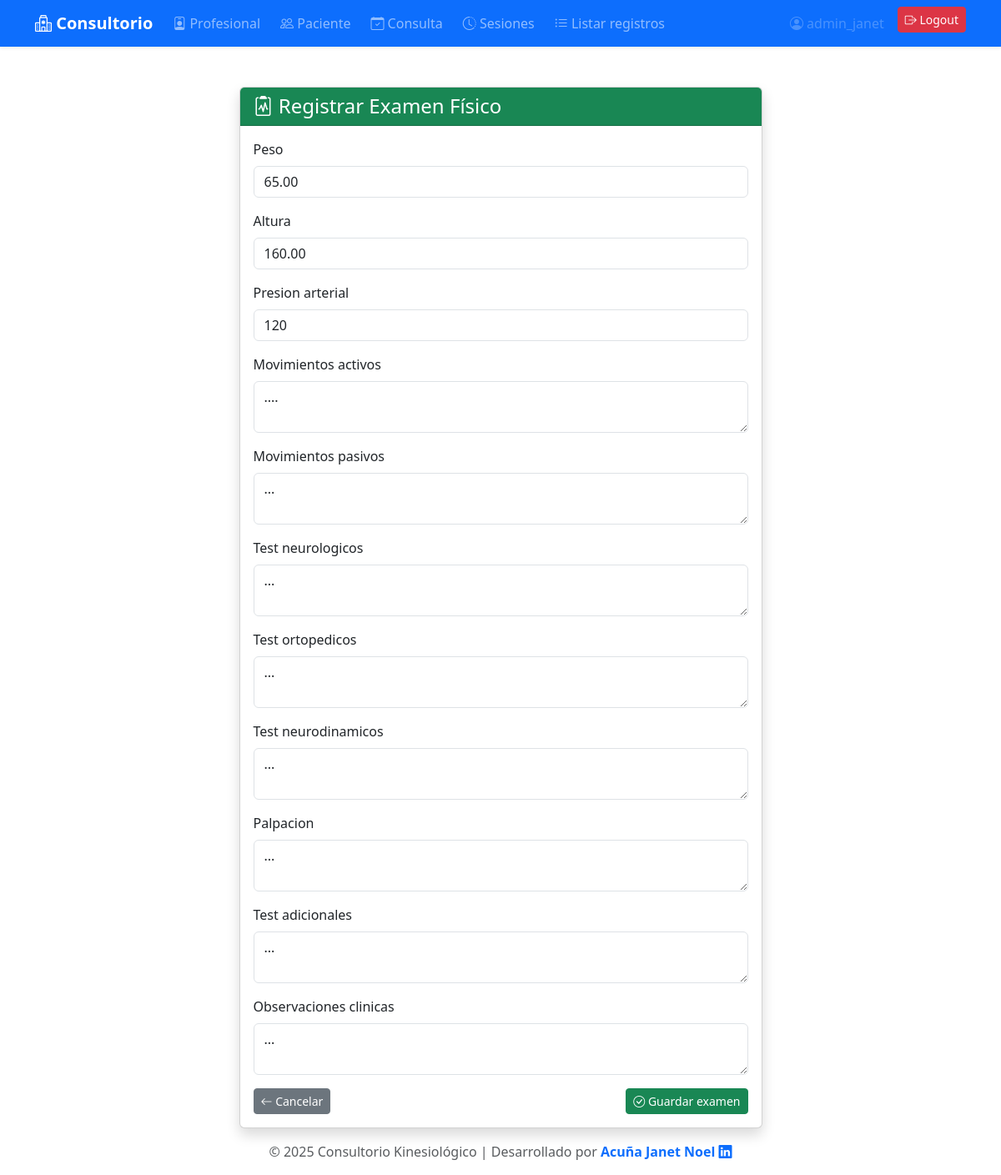
The app's page /examen/1/editar/ (signed in) with its own data.
### kinesiologia/models.py (models this page shows, shortened)
class ExamenFisico(models.Model):
    consulta = models.OneToOneField(Consulta, on_delete=models.CASCADE, related_name='examen_fisico')
    peso = models.DecimalField(max_digits=5, decimal_places=2)
    altura = models.DecimalField(max_digits=5, decimal_places=2)
    presion_arterial = models.CharField(max_length=20)
    movimientos_activos = models.TextField()
    movimientos_pasivos = models.TextField()
    test_neurologicos = models.TextField()
    test_ortopedicos = models.TextField()
    test_neurodinamicos = models.TextField()
    palpacion = models.TextField()
    test_adicionales = models.TextField()
    observaciones_clinicas = models.TextField()

### kinesiologia/views.py (the view, shortened to what this page needs)
# urls.py: path('examen/<int:pk>/editar/', views.EditarExamenFisicoView.as_view(), name='editar_examen_fisico'),
class EditarExamenFisicoView(SuperuserRequiredMixin, UpdateView):
    model = ExamenFisico
    form_class = ExamenFisicoForm
    template_name = 'examen_fisico_form.html'

### kinesiologia/forms.py
class ExamenFisicoForm(forms.ModelForm):
    class Meta:
        model = ExamenFisico
        exclude = ['consulta']
        widgets = {
            'peso': forms.NumberInput(attrs={'class': 'form-control', 'step': '0.01'}),
            'altura': forms.NumberInput(attrs={'class': 'form-control', 'step': '0.01'}),
            'presion_arterial': forms.TextInput(attrs={'class': 'form-control'}),
            'movimientos_activos': forms.Textarea(attrs={'class': 'form-control', 'rows': 2}),
            'movimientos_pasivos': forms.Textarea(attrs={'class': 'form-control', 'rows': 2}),
            'test_neurologicos': forms.Textarea(attrs={'class': 'form-control', 'rows': 2}),
            'test_ortopedicos': forms.Textarea(attrs={'class': 'form-control', 'rows': 2}),
            'test_neurodinamicos': forms.Textarea(attrs={'class': 'form-control', 'rows': 2}),
            'palpacion': forms.Textarea(attrs={'class': 'form-control', 'rows': 2}),
            'test_adicionales': forms.Textarea(attrs={'class': 'form-control', 'rows': 2}),
            'observaciones_clinicas': forms.Textarea(attrs={'class': 'form-control', 'rows': 2}),
        }

### kinesiologia/superuser_access.py (called while the page is built)
    def test_func(self):
        return self.request.user.is_authenticated and self.request.user.is_superuser

### kinesiologia/templates/examen_fisico_form.html (shortened to what this page needs)
{% extends 'base.html' %}
{% block content %}
<div class="container">
  <div class="row justify-content-center">
    <div class="col-md-8 col-lg-7">
      <div class="card shadow mt-4">
        <div class="card-header bg-success text-white">
          <h4 class="mb-0"><i class="bi bi-clipboard2-pulse"></i> Registrar Examen Físico</h4>
        </div>
        <div class="card-body">
          <form method="post">{% csrf_token %}
            {% for field in form.visible_fields %}
              <div class="mb-3">
                <label for="id_{{ field.name }}" class="form-label">{{ field.label }}</label>
                {{ field }}
              </div>
            {% endfor %}
            <div class="d-flex justify-content-between">
              <a href="javascript:history.back()" class="btn btn-secondary btn-sm"><i class="bi bi-arrow-left"></i> Cancelar</a>
              <button type="submit" class="btn btn-success btn-sm"><i class="bi bi-check-circle"></i> Guardar examen</button>
            </div>
          </form>
        </div>
      </div>
    </div>
  </div>
</div>
{% endblock %}

### kinesiologia/templates/base.html (shortened to what this page needs)
<!DOCTYPE html>
<html lang="es">
<head>
    <link href="https://cdn.jsdelivr.net/npm/bootstrap@5.3.0/dist/css/bootstrap.min.css" rel="stylesheet">
    <link href="https://cdn.jsdelivr.net/npm/bootstrap-icons@1.10.5/font/bootstrap-icons.css" rel="stylesheet">
</head>
<body>
<nav class="navbar navbar-expand-lg navbar-dark bg-primary shadow-sm">
  <div class="container">
    <a class="navbar-brand fw-bold" href="{% url 'home' %}"><i class="bi bi-hospital"></i> Consultorio</a>
    <div class="collapse navbar-collapse" id="navbarNav">
      <ul class="navbar-nav me-auto mb-2 mb-lg-0 gap-2">
        {% if user.is_authenticated %}
          <li class="nav-item"><a class="nav-link" href="{% url 'lista_profesionales' %}"><i class="bi bi-person-badge"></i> Profesional</a></li>
          <li class="nav-item"><a class="nav-link" href="{% url 'lista_pacientes' %}"><i class="bi bi-people"></i> Paciente</a></li>
          <li class="nav-item"><a class="nav-link" href="{% url 'lista_consultas' %}"><i class="bi bi-calendar-check"></i> Consulta</a></li>
          <li class="nav-item"><a class="nav-link" href="{% url 'sesion_list' %}"><i class="bi bi-clock-history"></i> Sesiones</a></li>
          <li class="nav-item"><a class="nav-link" href="{% url 'listar_registros' %}"><i class="bi bi-list-ul"></i> Listar registros</a></li>
        {% endif %}
      </ul>
      <ul class="navbar-nav gap-2">
        {% if user.is_authenticated %}
          <li class="nav-item"><span class="nav-link disabled"><i class="bi bi-person-circle"></i> {{ user.username }}</span></li>
          <li class="nav-item">
            <form method="post" action="{% url 'logout' %}" style="display:inline;">
              <button type="submit" class="btn btn-danger btn-sm"><i class="bi bi-box-arrow-right"></i> Logout</button>
            </form>
          </li>
        {% else %}
          <li class="nav-item"><a class="btn btn-success btn-sm" href="{% url 'login' %}"><i class="bi bi-box-arrow-in-right"></i> Login</a></li>
        {% endif %}
      </ul>
    </div>
  </div>
</nav>
<div class="container mt-4">
  {% block content %}{% endblock %}
</div>
<footer class="text-center text-muted py-3">
  © 2025 Consultorio Kinesiológico | Desarrollado por
  <a href="https://www.linkedin.com/in/janet-acuña" target="_blank" class="text-decoration-none fw-semibold">
    Acuña Janet Noel <i class="bi bi-linkedin"></i>
  </a>
</footer>
</body>
</html>

### records on screen
ExamenFisico: visible_fields "65.00" "160.00" "120" "...." "..." "..." "..." "..." "..." "..." "..."

### other values on screen
{{ user.username }} "admin_janet"
{{ field.label }} "Peso" "Altura" "Presion arterial" "Movimientos activos" "Movimientos pasivos" "Test neurologicos" "Test ortopedicos" "Test neurodinamicos" "Palpacion" "Test adicionales" "Observaciones clinicas"
